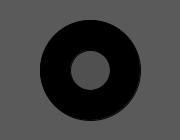
Frame 1 (no input)
Frame 60 (the mouse pressed at the canvas centre just before this capture): identical to frame 1, image omitted
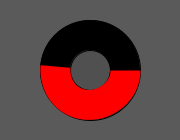
Frame 120 (the mouse held since frame 60 and released just before this capture)

The Processing sketch that drew these frames (run headless with seeded random() and noise(); from frame 60 on, the mouse is pressed at the canvas centre):

// Processing sketch: ej_06
// ── ej_06.pde
/******************************************/
/*Processing en el Universo del Videojuego*/
/*Unidad 6: Algoritmos de Estado          */
/*Ejemplo 06: Barra Circular              */
/*                                        */
/* ibuioli@gmail.com                      */
/* jaimeperezmarin@gmail.com              */
/******************************************/

Principal personaje;

void setup(){
  size(180, 140);
  
  personaje = new Principal();
}

void draw(){
  background(90);
  
  personaje.barraDeVida();
}

// ── Principal.pde
class Principal {
  float vida;

  Principal() {
  }

  void barraDeVida() {
    vida = mouseX;

    //Mapear los valores para que vayan de 0 a 370
    //360 para el círculo, y 10 píxeles más para completar el cierre
    vida = map(vida, 0, width, 0, 370);

    pushStyle();  //Barra trasera, solo a modo visual
    fill(0);
    ellipse(width/2, height/2, 100, 100);
    fill(80);
    ellipse(width/2, height/2, 40, 40);
    popStyle();

    pushStyle();  //Barra interactiva
    strokeCap(SQUARE);
    strokeWeight(30);
    stroke(255, 0, 0);
    noFill();

    //Se contraen los valores en un rango para evitar que los valores se pasen de 100
    vida = constrain(vida, 0, 370);

    arc(width/2, height/2, 70, 70, 0, radians(vida));
    popStyle();
  }
}
